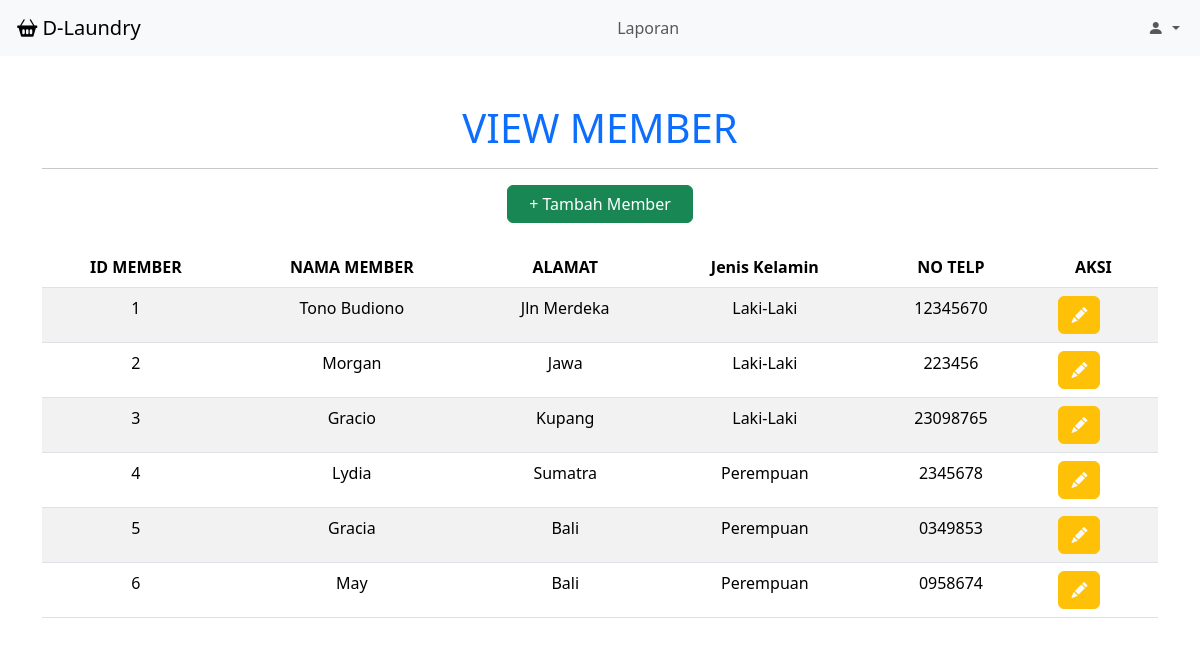
Screenshot of /dashboard.php?page=member with the database file from the repository.
### tables this page shows
CREATE TABLE `tb_member` (
  `id_member` int(11) NOT NULL,
  `nama` varchar(100) NOT NULL,
  `alamat` text NOT NULL,
  `jenis_kelamin` enum('Laki-Laki','Perempuan') NOT NULL,
  `tlp` varchar(15) NOT NULL
);

### view/view_member.php (the view)
<div class="container mt-5">
    <h1 class="text-center"><a href="" class="text-decoration-none">VIEW MEMBER</a>
    </h1>
    <hr>
    <a href="dashboard.php?page=tambah_member" class="btn btn-success d-grid gap-2 col-2 mx-auto mb-4"> + Tambah
        Member</a>
    <div class="table-responsive">
        <table class="table table-striped table-hover">
            <thead>
                <tr>
                    <th class="text-center">ID MEMBER</th>
                    <th class="text-center">NAMA MEMBER</th>
                    <th class="text-center">ALAMAT</th>
                    <th class="text-center">Jenis Kelamin</th>
                    <th class="text-center">NO TELP</th>
                    <th colspan="2" class="text-center">AKSI</th>
                </tr>
            </thead>
            <tbody>
                <?php
                    include "koneksi.php";
                    $no = 1;
                    $data = mysqli_query($koneksi, "SELECT * FROM tb_member");
                    while ($baris = mysqli_fetch_assoc($data)) {
                        ?>
                <tr>
                    <td class="text-center">
                        <?= $no++ ?>
                    </td>
                    <td class="text-center">
                        <?= $baris['nama'] ?>
                    </td>
                    <td class="text-center">
                        <?= $baris['alamat'] ?>
                    </td>
                    <td class="text-center">
                        <?= $baris['jenis_kelamin'] ?>
                    </td>
                    <td class="text-center">
                        <?= $baris['tlp'] ?>
                    </td>
                    <td class="text-center"><a href="dashboard.php?page=edit_member&id=<?= $baris['id_member'] ?>"
                            class="btn btn-warning"><i class="bi bi-pencil-fill text-light"></i></a></td>
                    <?php
                    $id = $baris['id_member'];
                    $hide_delete = mysqli_fetch_row(mysqli_query($koneksi, "SELECT COUNT(*) as total FROM tb_member INNER JOIN tb_transaksi ON tb_member.id_member=tb_transaksi.id_member WHERE tb_member.id_member='$id'"));
                    if ($hide_delete[0]=='0') {
                    ?>
                    <td class="text-center">
                        <a href="delete/delete_member.php?id=<?= $baris['id_member'] ?>" class="btn btn-danger"
                            onclick="return confirm('Apakah Ingin Menghapus Data?')"><i
                                class="bi bi-trash-fill text-light"></i></a>
                    </td>
                    <?php
                    }else {
                        echo "<td></td>";
                    }
                    ?>
                </tr>
                <?php
                    }
                    ?>
            </tbody>
        </table>
    </div>
</div>

### dashboard.php (shortened to what this page needs)
<?php
include "koneksi.php";
?>
<!DOCTYPE html>
<html lang="en">
<head>
    <link href="https://cdn.jsdelivr.net/npm/bootstrap@5.3.2/dist/css/bootstrap.min.css" rel="stylesheet"
>
    <link rel="stylesheet" href="https://cdn.jsdelivr.net/npm/bootstrap-icons@1.11.3/font/bootstrap-icons.min.css">
</head>
<body>
    <nav class="navbar navbar-expand-lg bg-body-tertiary">
        <div class="container-fluid">
            <a class="navbar-brand" href="dashboard.php?page=homepage"><img src="../images/logo.png" width="90px" alt=""
                <i class="bi bi-basket2-fill"></i> D-Laundry</a>
            <div class="collapse navbar-collapse" id="navbarNavDropdown">
                <ul class="navbar-nav mx-auto">
                    <?php
                    if (@$_SESSION['role'] == 'admin') {
                        ?>
                    <li class="nav-item dropdown">
                        <a class="nav-link dropdown-toggle" href="#" role="button" data-bs-toggle="dropdown"
                            aria-expanded="false"><i class="bi bi-clipboard2-data-fill"></i> Data Master</a>
                        <ul class="dropdown-menu">
                            <li><a class="dropdown-item" href="dashboard.php?page=outlet"><i class="bi bi-shop"></i>
                                    <span class="ms-2">Outlet</span></a></li>
                            <li><a class="dropdown-item" href="dashboard.php?page=paket"><i class="bi bi-box2-fill"></i>
                                    <span class="ms-2">Paket</span></a></li>
                            <li><a class="dropdown-item" href="dashboard.php?page=user"><i
                                        class="bi bi-person-fill"></i>
                                    <span class="ms-2">User</span></a></li>
                        </ul>
                    </li>
                    <li class="nav-item">
                        <a class="nav-link" href="dashboard.php?page=member"><i class="bi bi-people-fill"></i>
                            Registrasi
                            Member</a>
                    </li>
                    <li class="nav-item">
                        <a class="nav-link" href="dashboard.php?page=tambah_transaksi"><i class="bi bi-cash-stack"></i>
                            Entri Transaksi</a>
                    </li>
                    <li class="nav-item">
                        <a class="nav-link" href="dashboard.php?page=laporan"><i
                                class="bi bi-file-earmark-bar-graph-fill"></i> Laporan</a>
                    </li>
                    <?php
                    } else {
                        ?>
                    <li class="nav-item">
                        <a class="nav-link" href="dashboard.php?page=laporan">Laporan</a>
                    </li>
                    <?php
                    }
                    ?>
                </ul>
            </div>
            <ul class="navbar-nav ml-auto">
                <li class="nav-item dropdown">
                    <a class="nav-link dropdown-toggle" href="#" role="button" data-bs-toggle="dropdown"
                        aria-expanded="false"><i class="bi bi-person-fill"></i>
                    </a>
                </li>
            </ul>
        </div>
    </nav>
    <?php
    switch(@$_GET['page']){
         case "member":
            include_once "view/view_member.php";
        break;
    }
    ?>
</body>
</html>

### rows the page displays
tb_member: nama "Tono Budiono", alamat "Jln Merdeka", jenis_kelamin "Laki-Laki", tlp "12345670"
tb_member: nama "Morgan", alamat "Jawa", jenis_kelamin "Laki-Laki", tlp "223456"
tb_member: nama "Gracio", alamat "Kupang", jenis_kelamin "Laki-Laki", tlp "23098765"
tb_member: nama "Lydia", alamat "Sumatra", jenis_kelamin "Perempuan", tlp "2345678"
tb_member: nama "Gracia", alamat "Bali", jenis_kelamin "Perempuan", tlp "0349853"
tb_member: nama "May", alamat "Bali", jenis_kelamin "Perempuan", tlp "0958674"
